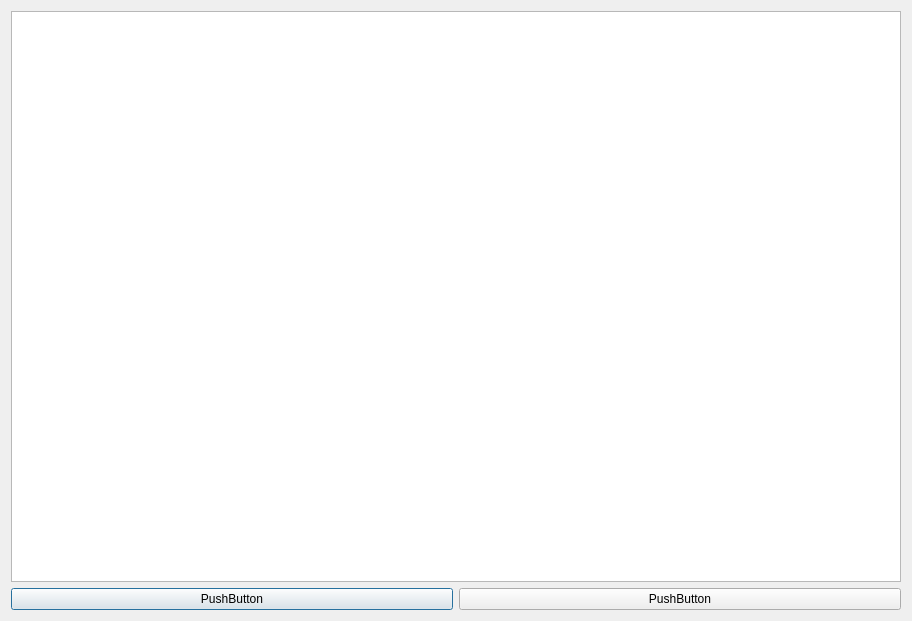
<?xml version="1.0" encoding="UTF-8"?>
<ui version="4.0">
 <class>ComposeDialog</class>
 <widget class="QDialog" name="ComposeDialog">
  <property name="geometry">
   <rect>
    <x>0</x>
    <y>0</y>
    <width>912</width>
    <height>621</height>
   </rect>
  </property>
  <property name="windowTitle">
   <string>New Email</string>
  </property>
  <layout class="QVBoxLayout" name="verticalLayout">
   <item>
    <widget class="QTextEdit" name="textEdit"/>
   </item>
   <item>
    <layout class="QHBoxLayout" name="horizontalLayout">
     <item>
      <widget class="QPushButton" name="pushButton_2">
       <property name="text">
        <string>PushButton</string>
       </property>
      </widget>
     </item>
     <item>
      <widget class="QPushButton" name="pushButton">
       <property name="text">
        <string>PushButton</string>
       </property>
      </widget>
     </item>
    </layout>
   </item>
  </layout>
 </widget>
 <resources/>
 <connections/>
</ui>
